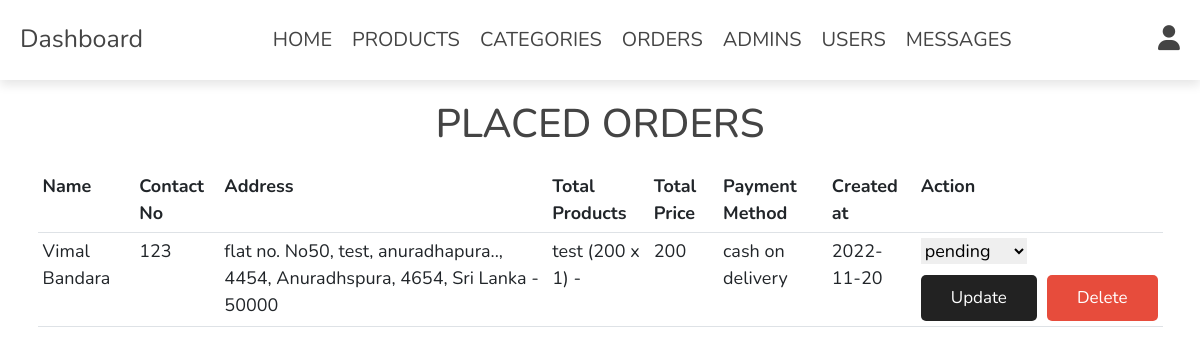
/admin/placed_orders.php (signed in), run on the app's committed database.
### tables this page shows
CREATE TABLE `orders` (
  `id` int(100) NOT NULL,
  `user_id` int(100) NOT NULL,
  `name` varchar(20) NOT NULL,
  `number` varchar(10) NOT NULL,
  `email` varchar(50) NOT NULL,
  `method` varchar(50) NOT NULL,
  `address` varchar(500) NOT NULL,
  `total_products` varchar(1000) NOT NULL,
  `total_price` int(100) NOT NULL,
  `placed_on` date NOT NULL DEFAULT current_timestamp(),
  `payment_status` varchar(20) NOT NULL DEFAULT 'pending'
);

### admin/placed_orders.php (the view, shortened to what this page needs)
<?php
include '../components/connect.php';
?>
<!DOCTYPE html>
<html lang="en">
<head>
   <link rel="stylesheet" href="https://cdnjs.cloudflare.com/ajax/libs/font-awesome/6.1.1/css/all.min.css">
    <link href="https://cdn.jsdelivr.net/npm/bootstrap@5.2.2/dist/css/bootstrap.min.css" rel="stylesheet">
   <link rel="stylesheet" href="../css/admin_style.css">
</head>
<body>
<?php include '../components/admin_header.php'; ?>
<section class="orders">
<h1 class="heading">placed orders</h1>
<div class="container">
<table class="table">
   <tr>
      <th>Name</th>
      <th>Contact No</th>
      <th>Address</th>
      <th>Total Products</th>
      <th>Total Price</th>
      <th>Payment Method</th>
      <th>Created at</th>
      <th>Action</th>
   </tr>
   <?php
      $select_orders = $conn->prepare("SELECT * FROM `orders`");
      $select_orders->execute();
      if($select_orders->rowCount() > 0){
         while($fetch_orders = $select_orders->fetch(PDO::FETCH_ASSOC)){
   ?>
   <tr>
      <td><?= $fetch_orders['name']; ?></td>
      <td><?= $fetch_orders['number']; ?></td>
      <td><?= $fetch_orders['address']; ?></td>
      <td><?= $fetch_orders['total_products']; ?></td>
      <td><?= $fetch_orders['total_price']; ?></td>
      <td><?= $fetch_orders['method']; ?></td>
      <td><?= $fetch_orders['placed_on']; ?></td>
      <td>
      <form action="" method="post">
         <select name="payment_status" class="select">
            <option selected disabled><?= $fetch_orders['payment_status']; ?></option>
         </select>
        <div class="flex-btn">
         <input type="submit" value="update" class="option-btn" name="update_payment">
         <a href="placed_orders.php?delete=<?= $fetch_orders['id']; ?>" class="delete-btn" onclick="return confirm('delete this order?');">delete</a>
        </div>
      </form></td>
   </tr>
   <?php
         }
      }else{
         echo '<p class="empty">no orders placed yet!</p>';
      }
   ?>
</table>
</div>
</section>
</body>
</html>

### css/admin_style.css (style rules this page uses)
:root { --main-color:#222; --orange:#222; --red:#e74c3c; --black:#444; --white:#fff; --light-color:#777; --light-bg:#fff; --border:.0rem solid var(--black); --box-shadow:0 .5rem 1rem rgba(0,0,0,.1); }
.container { font-size: 18px; }
* { font-family: 'Nunito', sans-serif; margin:0; padding:0; box-sizing: border-box; outline: none; border:none; text-decoration: none; font-size: 18px; }
html { font-size: 62.5%; overflow-x: hidden; }
body { background-color: var(--light-bg); }
section { padding:2rem; margin:0 auto; }
a { text-decoration: none; }
.heading { font-size: 4rem; color:var(--black); margin-bottom: 2rem; text-align: center; text-transform: uppercase; }
.btn, .delete-btn, .option-btn { display: block; width: 100%; margin-top: 1rem; border-radius: .5rem; padding:1rem 3rem; font-size: 1.7rem; text-transform: capitalize; color:var(--white); cursor: pointer; text-align: center; }
.option-btn { background-color: var(--orange); }
.delete-btn { background-color: var(--red); }
.flex-btn { display: flex; gap:1rem; }

### data on the page
orders: name "Vimal Bandara", number "123", address "flat no. No50, test, anuradhapura.., 4454, Anuradhspura, 4654, Sri Lanka - 50000", total_products "test (200 x 1) -", total_price "200", method "cash on delivery", placed_on "2022-11-20", payment_status "pending"
